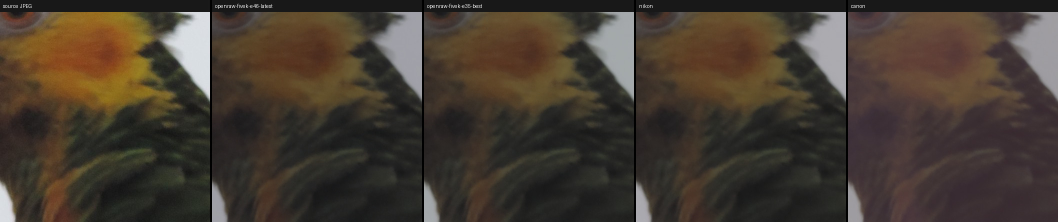
#> input picture examples/invisp_models_compared.jpg, 2116 x 444 px (shown at 1/2 size)
$ python -i cfa_quality.py   (imports and definitions only)   (older library calls are emulated)
#> lines starting #> are read from the running program, lines starting #| are printed output that depends on the picture
#!/usr/bin/env python3
"""
Measure how much `--layout cfa` (Bayer mosaic) costs on YOUR photos.

For each JPEG: run the OpenRAW pipeline once, write the result as a linear DNG
(the reference -- no demosaicing involved) and as a CFA DNG, then let real
demosaic engines reconstruct the CFA one and compare:

    PSNR (dB)      overall fidelity vs the linear output (sRGB 8-bit domain;
                   above ~40 dB differences are generally invisible)
    sharpness      edge energy relative to the linear output (100% = same;
                   above 100% usually means demosaic artifacts, not detail)
    colour error   mean chroma difference -- where false colour shows up

Engines: every demosaic algorithm in your libraw build (via rawpy), plus
Adobe's reference renderer if dng_validate is available (set
OPENRAW_DNG_VALIDATE, see tools/build_dng_validate.sh). Adobe's reference
demosaic is plain bilinear; Lightroom/Camera Raw use a better production one.

    python tools/cfa_quality.py photo.jpg [more.jpg ...] [--crops out_dir]

--crops saves side-by-side 2x crops of each photo's most detailed region:
linear | CFA via AHD | CFA via DCB (libraw) [| linear | CFA (Adobe reference)].
Each engine is shown next to its OWN render of the linear file: Adobe applies
its own tone curve, so comparing across engines would mislead.
"""

from __future__ import annotations

import argparse
import os
import subprocess
import sys
import tempfile
from pathlib import Path

import numpy as np

sys.path.insert(0, str(Path(__file__).resolve().parent.parent))

ALGORITHMS = ("LINEAR", "VNG", "PPG", "AHD", "DCB", "DHT", "AAHD")


def to_srgb8(lin16: np.ndarray) -> np.ndarray:
    x = lin16.astype(np.float32) / 65535
    return np.where(x <= 0.0031308, 12.92 * x, 1.055 * np.power(np.clip(x, 0, 1), 1 / 2.4) - 0.055) * 255


# [21 lines left out: functions libraw_decode, adobe_render, not called in this run]


def _edges(img8):
    import cv2
    g = cv2.cvtColor(np.clip(img8, 0, 255).astype(np.uint8), cv2.COLOR_RGB2GRAY).astype(np.float32)
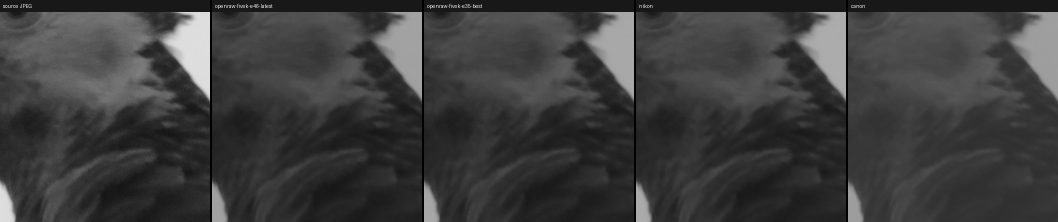
#> g: shape (444, 2116) float32 (shown at 1/2 size); min 0, max 237, mean 60.7
    return np.sqrt(cv2.Sobel(g, cv2.CV_32F, 1, 0) ** 2 + cv2.Sobel(g, cv2.CV_32F, 0, 1) ** 2)
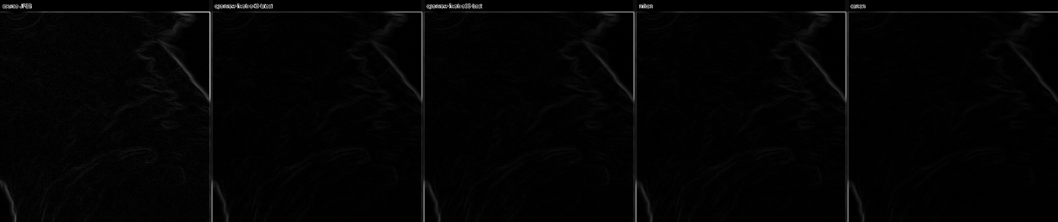
#> returned value: shape (444, 2116) float32 (shown at 1/2 size); min 0, max 908.8, mean 14.6; drawn with min black and max white


# [96 lines left out: functions metrics, detail_crop_box, save_crops, main, not called in this run]


# [2 lines not run here, left out]

>>> import cv2
>>> picture = cv2.cvtColor(cv2.imread('../examples/invisp_models_compared.jpg'), cv2.COLOR_BGR2RGB)
>>> result = _edges(picture)

$ run again, on examples/nex7_DSC00245_compare.jpg
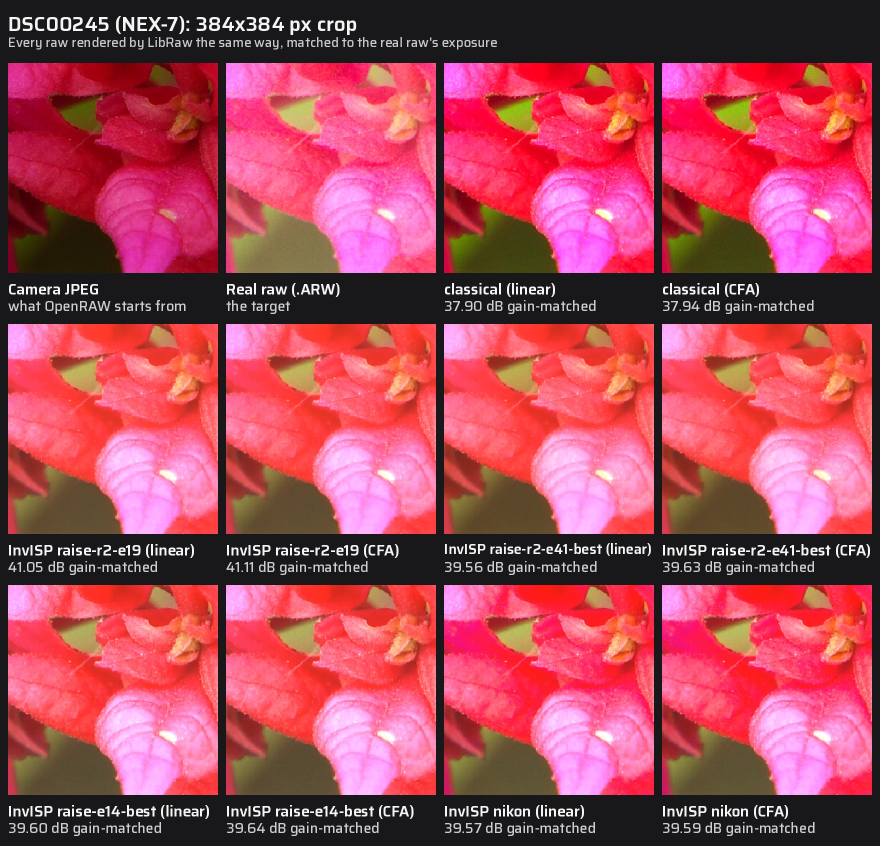
#> input picture examples/nex7_DSC00245_compare.jpg, 1760 x 1692 px (shown at 1/2 size)
#> in _edges, `g = cv2.cvtColor(np.clip(img8, 0, 255).astype(np.uint8), cv2.COLOR_RGB..`:
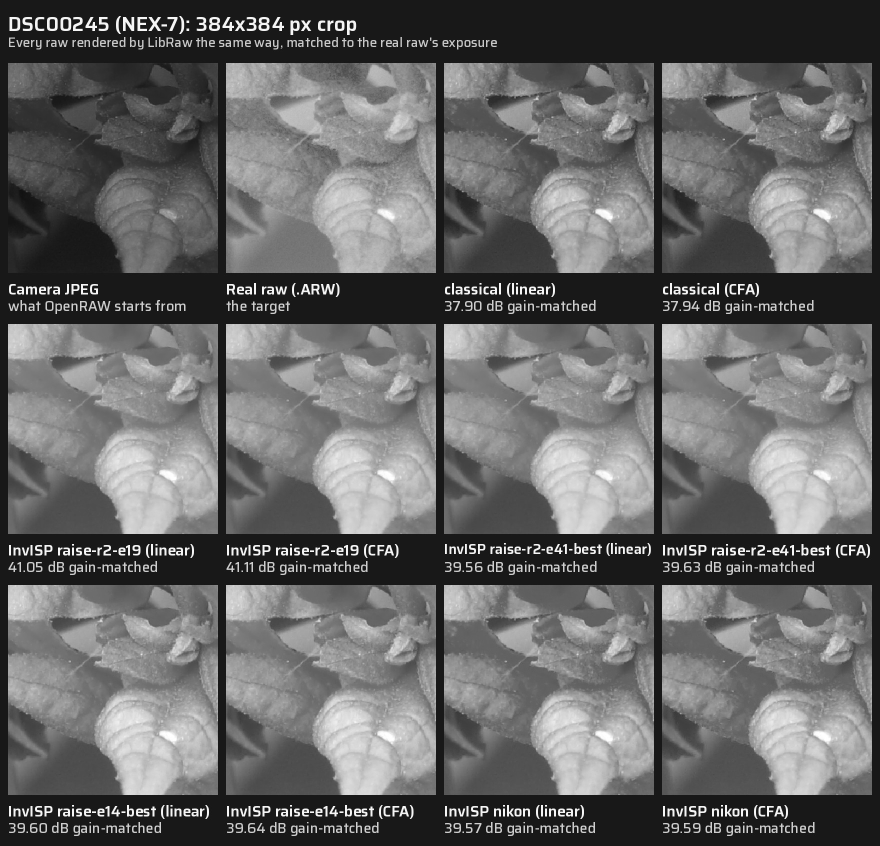
#> g: shape (1692, 1760) float32 (shown at 1/2 size); min 7, max 255, mean 103.1
#> in _edges, `return np.sqrt(cv2.Sobel(g, cv2.CV_32F, 1, 0) ** 2 + cv2.Sobel(g, cv2...`:
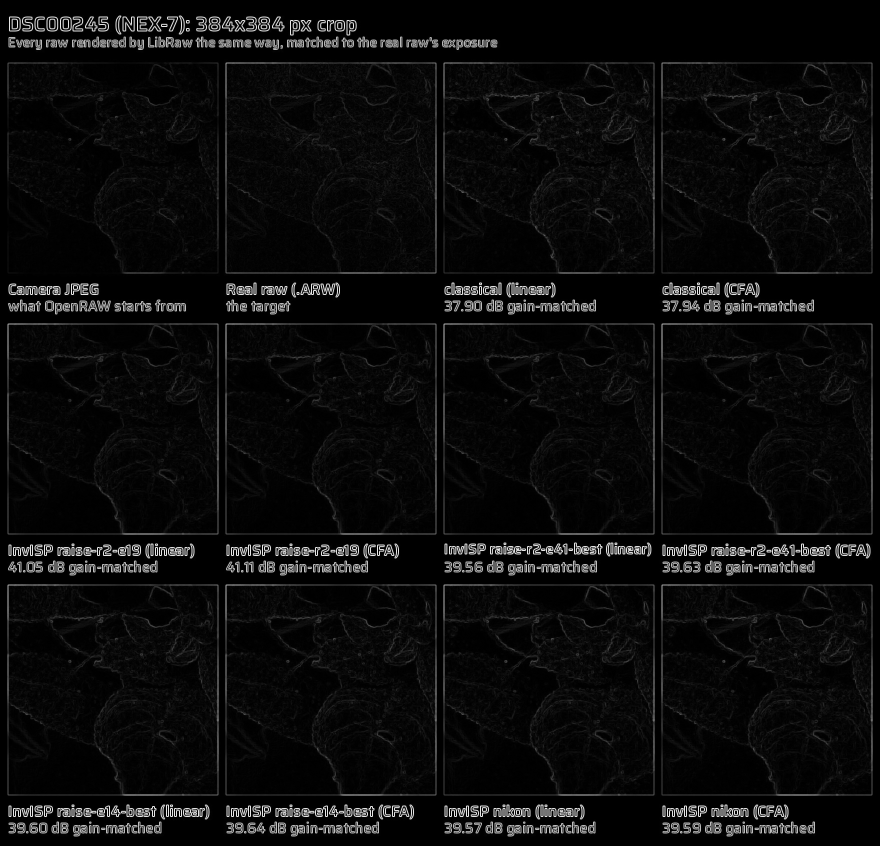
#> returned value: shape (1692, 1760) float32 (shown at 1/2 size); min 0, max 969.6, mean 46; drawn with min black and max white
